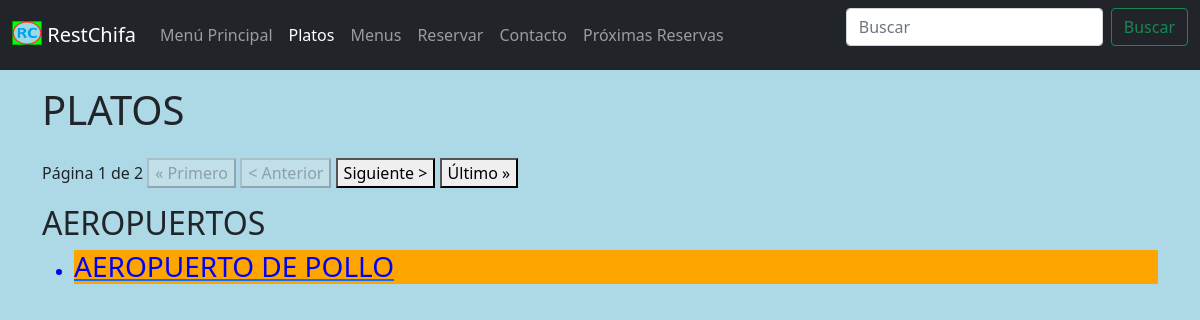
Page /restChifa/dishes on the earlier database version.
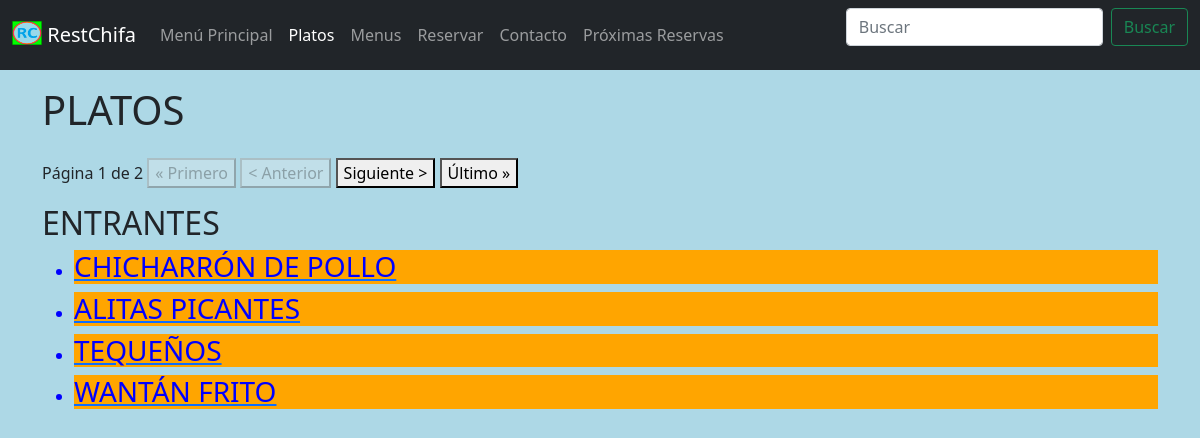
Same page on the later database version.
### restChifa/models.py (models this page shows, shortened)
class Dish(models.Model):
    pk_name = models.CharField(primary_key=True, max_length=200, blank = False, null = False)
    fk_type = models.ForeignKey(Dish_type, on_delete=models.CASCADE)
    fk_category = models.ForeignKey(Dish_category, on_delete=models.CASCADE)
    price = models.DecimalField(max_digits=10, decimal_places=2, blank = False, null = False)
    description = models.CharField(max_length=200)
    src_photo = models.ImageField(default='no_image.jpg')
    popular = models.IntegerField(default=0)
    class Meta:
        verbose_name_plural = "Dishes"

### restChifa/views.py (the view)
# urls.py: path('dishes', views.dishes, name='dishes'),
def dishes(request):
    page_object = Common.get_paginator(request, Dish.objects.values_list('fk_category', flat=True).distinct().order_by('fk_category__position').all(), 1)
    dish_objects = Dish.objects.all()
    nav_dishes_active = "active"
    context = {
        'page_object': page_object,
        'dish_objects': dish_objects,
        "nav_dishes_active": nav_dishes_active
        }
    return render(request, 'restChifa/dishes.html', context)

### restChifa/common.py (called while the page is built)
    def get_paginator(request, model, per_page=settings.PAGINATOR_PER_PAGE): #settings.PAGINATOR_PER_PAGE
        if request is None or model is None:
            return False
        return Paginator(model, per_page).get_page(request.GET.get("page"))

### restChifa/templates/restChifa/dishes.html
{% include 'restChifa/navegation.html' %}
<div class="container my-3">
    <div class="row">
        <div class="col-sm-12 col-md-12 col-lg-12 col-xl-12">
            <h1>PLATOS</h1>
        </div>
    </div>
    {% if page_object.object_list %}
        <div class="row my-3">
            <div class="col-sm-12 col-md-12 col-lg-12 col-xl-12">
                {% include 'restChifa/paginator.html' %}
            </div>
        </div>
        {% for dish_category in page_object.object_list %}
            <div class="row">
                <div class="col-sm-12 col-md-12 col-lg-12 col-xl-12">
                    <h2>{{ dish_category|upper }}</h2>
                </div>
            </div>
                <ul>
                {% for dish in dish_objects %}
                    {% if dish.fk_category.pk_name == dish_category %}
                        <div class="row">
                            <div class="col-sm-12 col-md-12 col-lg-12 col-xl-12">
                                <a href="./dish/{{dish.pk_name}}"><li><h3>{{ dish.pk_name|upper }}</h3></li></a>
                            </div>
                        </div>
                    {% endif %}
                {% endfor %}
                </ul>
        {% endfor %}
    {% else %}
        <div class="row my-3">
            <div class="col-sm-12 col-md-12 col-lg-12 col-xl-12">
                <p>No hay platos.</p>
            </div>
        </div>
    {% endif %}
</div>

Differences in the rows shown:
removed Dish: pk_name "AEROPUERTO DE POLLO", shown under "AEROPUERTOS"
added Dish: pk_name "CHICHARRÓN DE POLLO", shown under "ENTRANTES"
added Dish: pk_name "ALITAS PICANTES", shown under "ENTRANTES"
added Dish: pk_name "TEQUEÑOS", shown under "ENTRANTES"
added Dish: pk_name "WANTÁN FRITO", shown under "ENTRANTES"
Other differences:
new list line: "ENTRANTES"
list line gone: "AEROPUERTOS"
